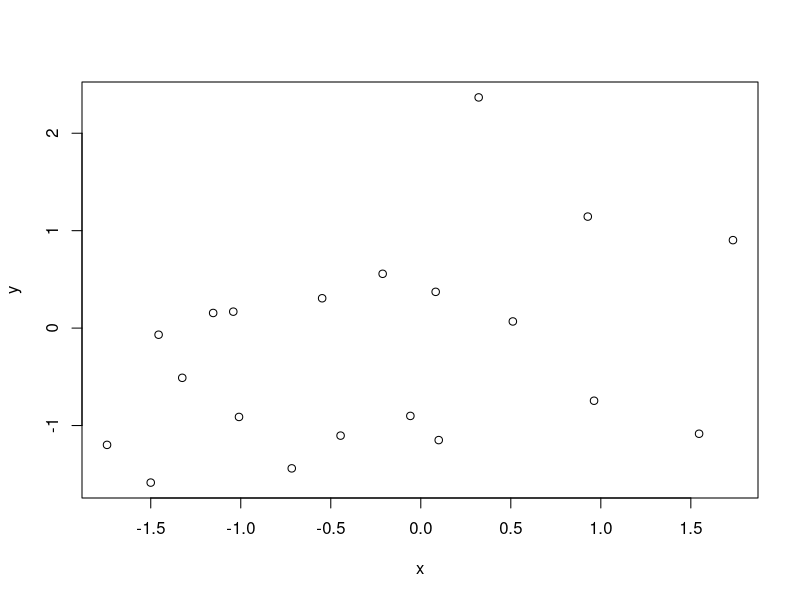
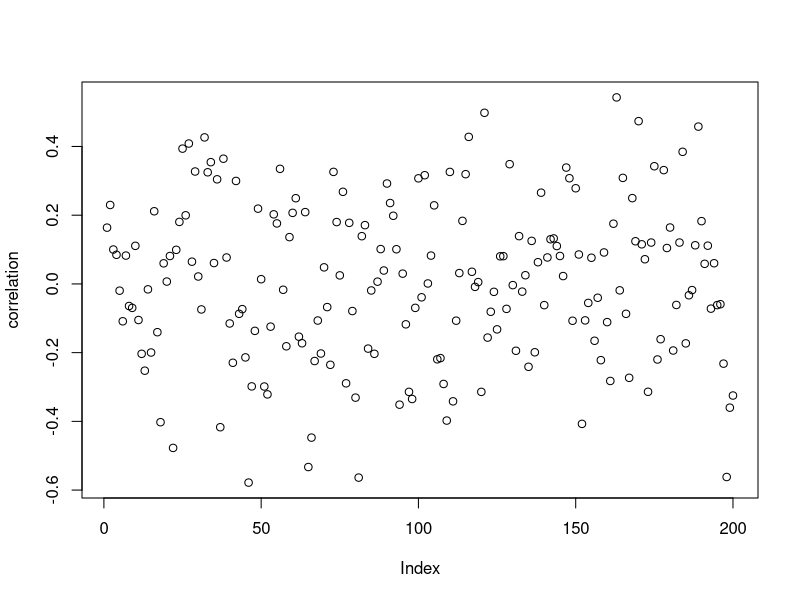
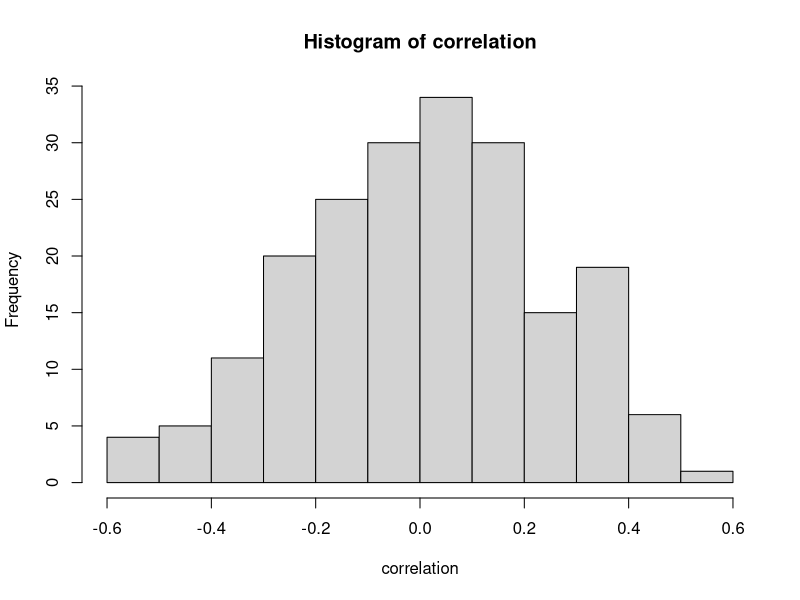
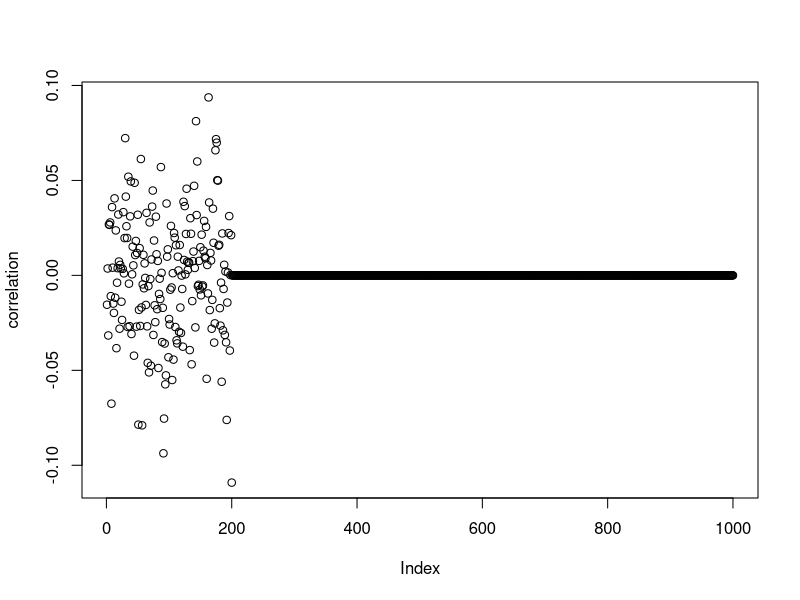
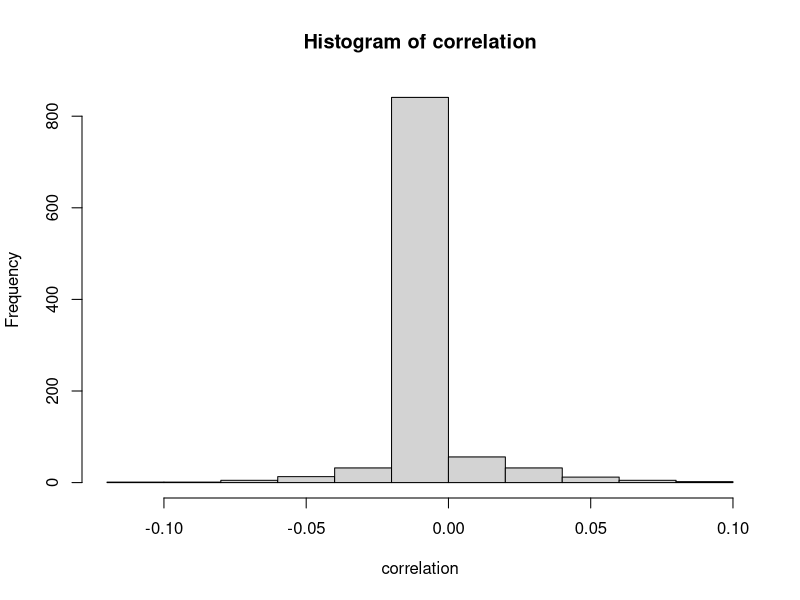
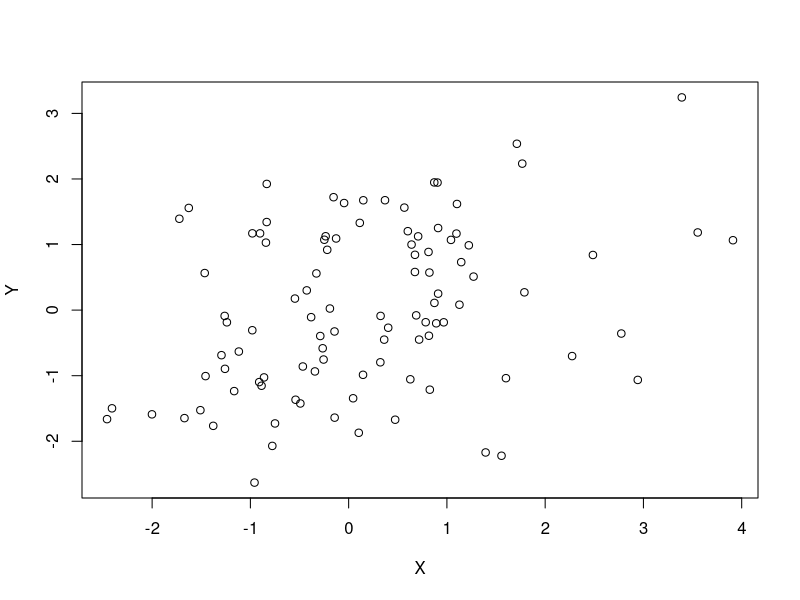

The R source for these figures, in order:
## ---- chunk 1
knitr::opts_chunk$set(echo = TRUE)
## ---- chunk 2
set.seed(25)
## ---- chunk 3
x <- rnorm(20)
y <- rnorm(20)
## ---- chunk 4
plot(x, y) #just to visualize

cor(x,y) 
## ---- chunk 5
#create empty container for correlation coefficients
correlation <- numeric(200)

#repeat using for loop
for(n in 1:200){
    x <- rnorm(20)
    y <- rnorm(20)
    correlation[n] <- cor(x,y)
}

## ---- chunk 6
#decided to plot and also create a histogram to get a better sense of the spread
plot(correlation)
hist(correlation)

## ---- chunk 7
sd(correlation)
## ---- chunk 8
#create empty container for correlation coefficients
correlation <- numeric(1000)

#repeat using for loop
for(n in 1:200){
    x <- rnorm(1000)
    y <- rnorm(1000)
    correlation[n] <- cor(x,y)
}

#plot correlation coefficients
plot(correlation)
hist(correlation)

## ---- chunk 9
#create random variable Z

Z <- rnorm(100)

#create X and Y as some function of Z

X <- Z + rnorm(100)
Y <- Z + rnorm(100)

#plot X and Y on scatterplot
plot(X, Y)

#find correlation between X and Y
cor(X, Y)

